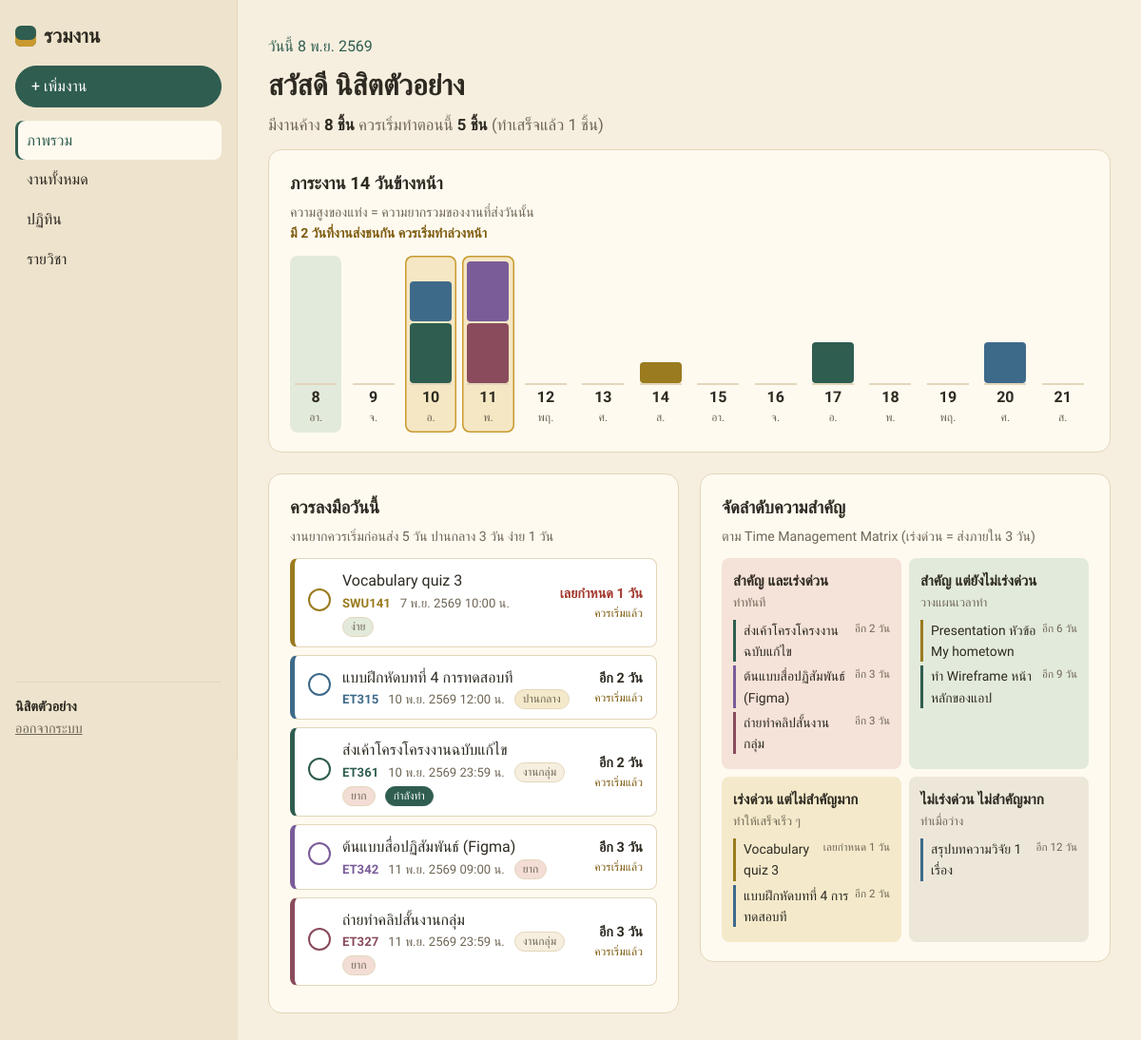
/index.php (signed in), run on the app's committed database.
### tables this page shows
CREATE TABLE tasks (
  id INT AUTO_INCREMENT PRIMARY KEY,
  user_id INT NOT NULL,
  subject_id INT NULL,
  title VARCHAR(200) NOT NULL,
  type VARCHAR(10) DEFAULT 'solo',
  due_date DATETIME NOT NULL,
  level TINYINT DEFAULT 2,
  important TINYINT DEFAULT 1,
  status VARCHAR(10) DEFAULT 'todo',
  note TEXT,
  FOREIGN KEY (user_id) REFERENCES users(id) ON DELETE CASCADE,
  FOREIGN KEY (subject_id) REFERENCES subjects(id) ON DELETE SET NULL
);

CREATE TABLE subjects (
  id INT AUTO_INCREMENT PRIMARY KEY,
  user_id INT NOT NULL,
  code VARCHAR(20),
  name VARCHAR(150) NOT NULL,
  color VARCHAR(7) DEFAULT '#2F5D50',
  FOREIGN KEY (user_id) REFERENCES users(id) ON DELETE CASCADE
);

### index.php (the view, shortened to what this page needs)
<?php
require 'db.php';
$page = 'index.php';
$uid = $_SESSION['user_id'];
$result = query("SELECT tasks.*, subjects.code, subjects.color
                 FROM tasks LEFT JOIN subjects ON tasks.subject_id = subjects.id
                 WHERE tasks.user_id = ? AND tasks.status != 'done'
                 ORDER BY tasks.due_date", [$uid]);
$tasks = [];
while ($row = mysqli_fetch_assoc($result)) {
    $tasks[] = task_info($row);
}
$done = mysqli_fetch_assoc(query("SELECT COUNT(*) AS n FROM tasks WHERE user_id = ? AND status = 'done'", [$uid]))['n'];
$start_now = [];
$quadrants = [1 => [], 2 => [], 3 => [], 4 => []];
foreach ($tasks as $t) {
    if ($t['should_start']) $start_now[] = $t;
    $quadrants[$t['quadrant']][] = $t;
}
$days = [];
for ($i = 0; $i < 14; $i++) {
    $d = date('Y-m-d', strtotime("+$i day"));
    $days[$d] = ['tasks' => [], 'total' => 0];
}
foreach ($tasks as $t) {
    $d = date('Y-m-d', strtotime($t['due_date']));
    if (isset($days[$d])) {
        $days[$d]['tasks'][] = $t;
        $days[$d]['total'] += $t['level'];
    }
}
$max = 6;
$clash = 0;
foreach ($days as $d) {
    if (count($d['tasks']) >= 2) $clash++;
}
$day_names = ['อา.', 'จ.', 'อ.', 'พ.', 'พฤ.', 'ศ.', 'ส.'];
$quad_names = [
    1 => ['สำคัญ และเร่งด่วน', 'ทำทันที'],
    2 => ['สำคัญ แต่ยังไม่เร่งด่วน', 'วางแผนเวลาทำ'],
    3 => ['เร่งด่วน แต่ไม่สำคัญมาก', 'ทำให้เสร็จเร็ว ๆ'],
    4 => ['ไม่เร่งด่วน ไม่สำคัญมาก', 'ทำเมื่อว่าง'],
];
include 'header.php';
?>
<p class="date-line">วันนี้ <?= thai_date(date('Y-m-d')) ?></p>
<h1>สวัสดี <?= h($_SESSION['user_name']) ?></h1>
<p class="lead">มีงานค้าง <b><?= count($tasks) ?> ชิ้น</b> ควรเริ่มทำตอนนี้ <b><?= count($start_now) ?> ชิ้น</b>
   <span class="muted">(ทำเสร็จแล้ว <?= $done ?> ชิ้น)</span></p>
<div class="box">
    <h2>ภาระงาน 14 วันข้างหน้า</h2>
    <p class="muted small">ความสูงของแท่ง = ความยากรวมของงานที่ส่งวันนั้น
        <?php if ($clash > 0): ?><br><b class="warn">มี <?= $clash ?> วันที่งานส่งชนกัน ควรเริ่มทำล่วงหน้า</b><?php endif; ?>
    </p>
    <div class="load">
        <?php foreach ($days as $date => $d): ?>
            <div class="day <?= count($d['tasks']) >= 2 ? 'clash' : '' ?> <?= $date == date('Y-m-d') ? 'today' : '' ?>">
                <div class="bar">
                    <div class="fill" style="height: <?= round($d['total'] / $max * 100) ?>%">
                        <?php foreach ($d['tasks'] as $t): ?>
                            <span style="background: <?= h($t['color'] ?? '#8C8676') ?>; flex: <?= $t['level'] ?>"
                                  title="<?= h($t['code'] . ' ' . $t['title']) ?>"></span>
                        <?php endforeach; ?>
                    </div>
                </div>
                <b><?= date('j', strtotime($date)) ?></b>
                <small><?= $day_names[date('w', strtotime($date))] ?></small>
            </div>
        <?php endforeach; ?>
    </div>
</div>
<div class="two-col">
    <div class="box">
        <h2>ควรลงมือวันนี้</h2>
        <p class="muted small">งานยากควรเริ่มก่อนส่ง 5 วัน ปานกลาง 3 วัน ง่าย 1 วัน</p>
        <?php if (count($start_now) == 0): ?>
            <p class="muted">ยังไม่มีงานที่ต้องเร่ง</p>
        <?php else: ?>
            <ul class="task-list">
                <?php foreach ($start_now as $t) show_task($t); ?>
            </ul>
        <?php endif; ?>
    </div>
    <div class="box">
        <h2>จัดลำดับความสำคัญ</h2>
        <p class="muted small">ตาม Time Management Matrix (เร่งด่วน = ส่งภายใน 3 วัน)</p>
        <div class="matrix">
            <?php foreach ($quad_names as $q => $name): ?>
                <div class="quad q<?= $q ?>">
                    <h3><?= $name[0] ?> <small><?= $name[1] ?></small></h3>
                    <?php foreach ($quadrants[$q] as $t): ?>
                        <a href="task_form.php?id=<?= $t['id'] ?>" style="--c: <?= h($t['color'] ?? '#8C8676') ?>">
                            <?= h($t['title']) ?> <small><?= $t['left_text'] ?></small>
                        </a>
                    <?php endforeach; ?>
                </div>
            <?php endforeach; ?>
        </div>
    </div>
</div>
<?php include 'footer.php'; ?>

### header.php (shortened to what this page needs)
<?php
$menu = [
    'index.php'    => 'ภาพรวม',
    'tasks.php'    => 'งานทั้งหมด',
    'calendar.php' => 'ปฏิทิน',
    'subjects.php' => 'รายวิชา',
];
?>
<!DOCTYPE html>
<html lang="th">
<head>
    <link rel="stylesheet" href="style.css">
</head>
<body>
<div class="layout">
    <aside class="sidebar" id="sidebar">
        <a href="index.php" class="logo">รวมงาน</a>
        <a href="task_form.php" class="btn btn-main">+ เพิ่มงาน</a>
        <nav class="menu">
            <?php foreach ($menu as $file => $label): ?>
                <a href="<?= $file ?>" class="<?= $page == $file ? 'active' : '' ?>"><?= $label ?></a>
            <?php endforeach; ?>
        </nav>
        <div class="user">
            <b><?= h($_SESSION['user_name']) ?></b>
            <a href="logout.php">ออกจากระบบ</a>
        </div>
    </aside>
    <div class="main">
        <div class="content">

### db.php (shortened to what this page needs)
<?php
$conn = mysqli_connect('localhost', 'root', '', 'raomngan');
mysqli_set_charset($conn, 'utf8mb4');
function query($sql, $params = []) {
    global $conn;
    $stmt = mysqli_prepare($conn, $sql);
    if ($params) {
        $types = str_repeat('s', count($params));
        mysqli_stmt_bind_param($stmt, $types, ...$params);
    }
    mysqli_stmt_execute($stmt);
    return mysqli_stmt_get_result($stmt);
}
function h($text) {
    return htmlspecialchars($text ?? '', ENT_QUOTES, 'UTF-8');
}
function thai_date($date, $show_time = false) {
    $months = ['', 'ม.ค.', 'ก.พ.', 'มี.ค.', 'เม.ย.', 'พ.ค.', 'มิ.ย.', 'ก.ค.', 'ส.ค.', 'ก.ย.', 'ต.ค.', 'พ.ย.', 'ธ.ค.'];
    $t = strtotime($date);
    $text = date('j', $t) . ' ' . $months[date('n', $t)] . ' ' . (date('Y', $t) + 543);
    if ($show_time) {
        $text .= ' ' . date('H:i', $t) . ' น.';
    }
    return $text;
}
function days_left($due_date) {
    $today = strtotime(date('Y-m-d'));
    $due = strtotime(date('Y-m-d', strtotime($due_date)));
    return (int) round(($due - $today) / 86400);
}
function lead_days($level) {
    if ($level == 3) return 5;
    if ($level == 2) return 3;
    return 1;
}
function task_info($task) {
    $days = days_left($task['due_date']);
    $task['days'] = $days;
    if ($days < 0)       $task['left_text'] = 'เลยกำหนด ' . abs($days) . ' วัน';
    elseif ($days == 0)  $task['left_text'] = 'ส่งวันนี้';
    elseif ($days == 1)  $task['left_text'] = 'ส่งพรุ่งนี้';
    else                 $task['left_text'] = 'อีก ' . $days . ' วัน';
    $task['start_date'] = date('Y-m-d', strtotime($task['due_date'] . ' -' . lead_days($task['level']) . ' day'));
    $task['should_start'] = ($task['status'] != 'done' && $days <= lead_days($task['level']));
    $urgent = $days <= 3;
    if ($task['important'] && $urgent)       $task['quadrant'] = 1;
    elseif ($task['important'] && !$urgent)  $task['quadrant'] = 2;
    elseif (!$task['important'] && $urgent)  $task['quadrant'] = 3;
    else                                     $task['quadrant'] = 4;
    return $task;
}
function show_task($t) {
    $levels = [1 => 'ง่าย', 2 => 'ปานกลาง', 3 => 'ยาก'];
    $color = $t['color'] ?? '#8C8676';
    $class = 'task';
    if ($t['status'] == 'done') $class .= ' done';
    elseif ($t['days'] < 0)     $class .= ' overdue';
    ?>
    <li class="<?= $class ?>" style="--c: <?= h($color) ?>">
        <form method="post" action="tasks.php">
            <button class="check" title="ทำเครื่องหมายว่าเสร็จ"><?= $t['status'] == 'done' ? '✓' : '' ?></button>
        </form>
        <a class="task-body" href="task_form.php?id=<?= $t['id'] ?>">
            <span class="task-title"><?= h($t['title']) ?></span>
            <span class="task-meta">
                <b class="subj"><?= h($t['code'] ?? 'ไม่ระบุวิชา') ?></b>
                <?= thai_date($t['due_date'], true) ?>
                <?php if ($t['type'] == 'group'): ?><span class="tag">งานกลุ่ม</span><?php endif; ?>
                <span class="tag lv<?= $t['level'] ?>"><?= $levels[$t['level']] ?></span>
                <?php if ($t['status'] == 'doing'): ?><span class="tag doing">กำลังทำ</span><?php endif; ?>
            </span>
        </a>
        <span class="task-left">
            <?php if ($t['status'] == 'done'): ?>
                เสร็จแล้ว
            <?php else: ?>
                <b><?= $t['left_text'] ?></b>
                <small><?= $t['should_start'] ? 'ควรเริ่มแล้ว' : 'เริ่ม ' . thai_date($t['start_date']) ?></small>
            <?php endif; ?>
        </span>
    </li>
    <?php
}

### footer.php
        </div>
    </div>
</div>
</body>
</html>

### data on the page
tasks: title "แบบฝึกหัดบทที่ 4 การทดสอบที", subject.code "ET315", due_date "10 พ.ย. 2569 12:00 น.", level "ปานกลาง", left_text "อีก 2 วัน"
tasks: title "ส่งเค้าโครงโครงงานฉบับแก้ไข", subject.code "ET361", due_date "10 พ.ย. 2569 23:59 น.", type "งานกลุ่ม", level "ยาก", status "กำลังทำ", left_text "อีก 2 วัน"
tasks: title "ต้นแบบสื่อปฏิสัมพันธ์ (Figma)", subject.code "ET342", due_date "11 พ.ย. 2569 09:00 น.", level "ยาก", left_text "อีก 3 วัน"
tasks: title "ถ่ายทำคลิปสั้นงานกลุ่ม", subject.code "ET327", due_date "11 พ.ย. 2569 23:59 น.", type "งานกลุ่ม", level "ยาก", left_text "อีก 3 วัน"
tasks: level 1 (drawn), title "Presentation หัวข้อ My hometown", left_text "อีก 6 วัน"
tasks: level 2 (drawn), title "ทำ Wireframe หน้าหลักของแอป", left_text "อีก 9 วัน"
tasks: level 2 (drawn), title "สรุปบทความวิจัย 1 เรื่อง", left_text "อีก 12 วัน"
tasks: title "Vocabulary quiz 3", subject.code "SWU141", due_date "7 พ.ย. 2569 10:00 น.", level "ง่าย", left_text "เลยกำหนด 1 วัน"

### other printed values
$label "ภาพรวม"
$label "งานทั้งหมด"
$label "ปฏิทิน"
$label "รายวิชา"
$_SESSION['user_name'] "นิสิตตัวอย่าง"
count($tasks) "8"
count($start_now) "5"
$done "1"
$clash "2"
date('j', strtotime($date)) "8"
$day_names[date('w', strtotime($date))] "อา."
date('j', strtotime($date)) "9"
$day_names[date('w', strtotime($date))] "จ."
date('j', strtotime($date)) "10"
$day_names[date('w', strtotime($date))] "อ."
